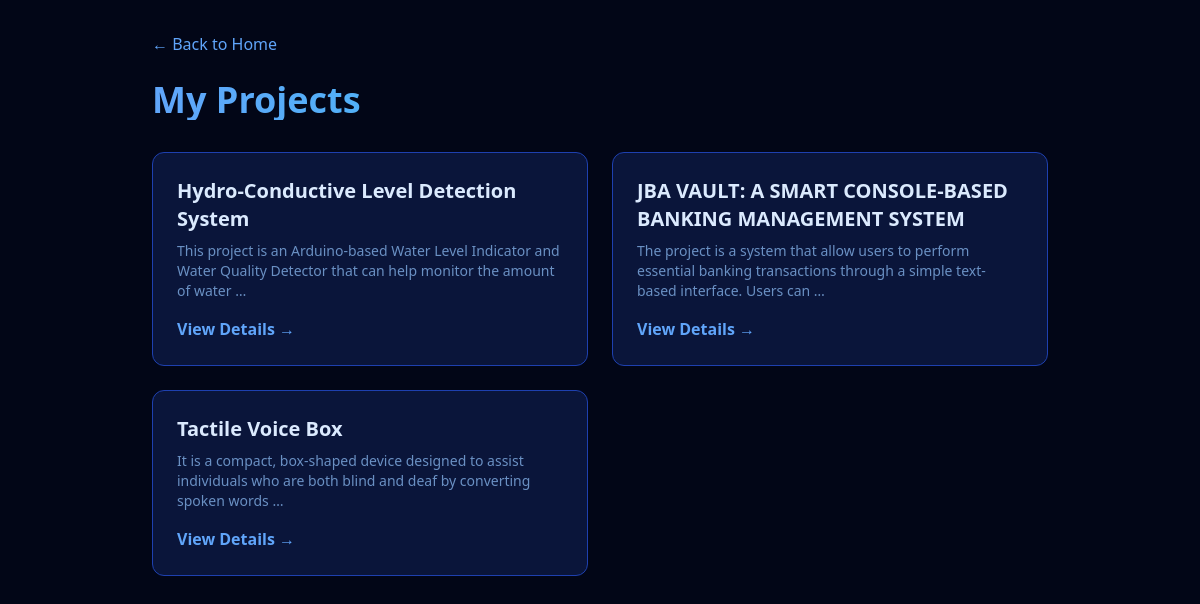
/projects/, run on the app's committed database.
### main/models.py (models this page shows, shortened)
class Project(models.Model):
    project_name = models.CharField(max_length=200)
    description = models.TextField()
    tech_stack = models.CharField(max_length=200)
    link = models.URLField(blank=True, null=True)

### main/views.py (the view)
# urls.py: path('projects/', views.project_list, name='project_list'),
def project_list(request):
    projects = Project.objects.all()
    return render(request, 'main/project_list.html', {'projects': projects})

### main/templates/main/project_list.html (shortened to what this page needs)
<!DOCTYPE html>
<html lang="en">
<head>
    <script src="https://cdn.tailwindcss.com"></script>
</head>
<body class="bg-slate-950 text-white p-8">
    <div class="max-w-4xl mx-auto">
        <a href="{% url 'home' %}" class="text-blue-400 hover:text-white mb-6 inline-block">&larr; Back to Home</a>
        <h1 class="text-4xl font-bold mb-8 text-transparent bg-clip-text bg-gradient-to-r from-blue-400 to-cyan-400">
        </h1>
        <div class="grid grid-cols-1 md:grid-cols-2 gap-6">
            {% for project in projects %}
            <div class="bg-blue-900/30 p-6 rounded-xl border border-blue-800 hover:border-blue-500 transition">
                <h2 class="text-xl font-bold mb-2 text-blue-100">{{ project.project_name }}</h2>
                <p class="text-blue-300/70 text-sm mb-4">{{ project.description|truncatewords:20 }}</p>
                <a href="{% url 'project_detail' project.pk %}" class="text-blue-400 font-semibold hover:underline">
                    View Details &rarr;
                </a>
            </div>
            {% empty %}
            <p class="text-slate-400">No projects added yet.</p>
            {% endfor %}
        </div>
    </div>
</body>
</html>

### data on the page
Project: project_name "Hydro-Conductive Level Detection System", description "This project is an Arduino-based Water Level Indicator and Water Quality Detector that can help monitor the amount of water …"
Project: project_name "JBA VAULT: A SMART CONSOLE-BASED BANKING MANAGEMENT SYSTEM", description "The project is a system that allow users to perform essential banking transactions through a simple text-based interface. Users can …"
Project: project_name "Tactile Voice Box", description "It is a compact, box-shaped device designed to assist individuals who are both blind and deaf by converting spoken words …"
